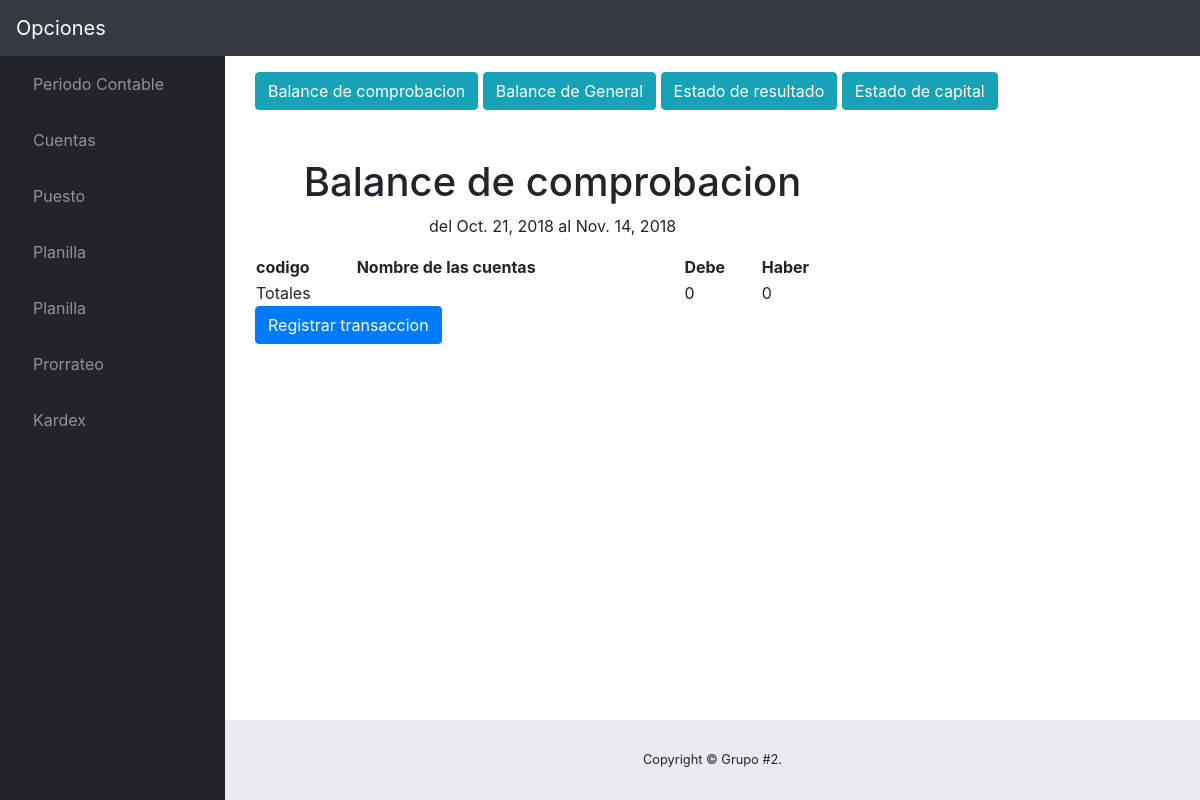
The page /2/estados/ on the database as committed earlier.
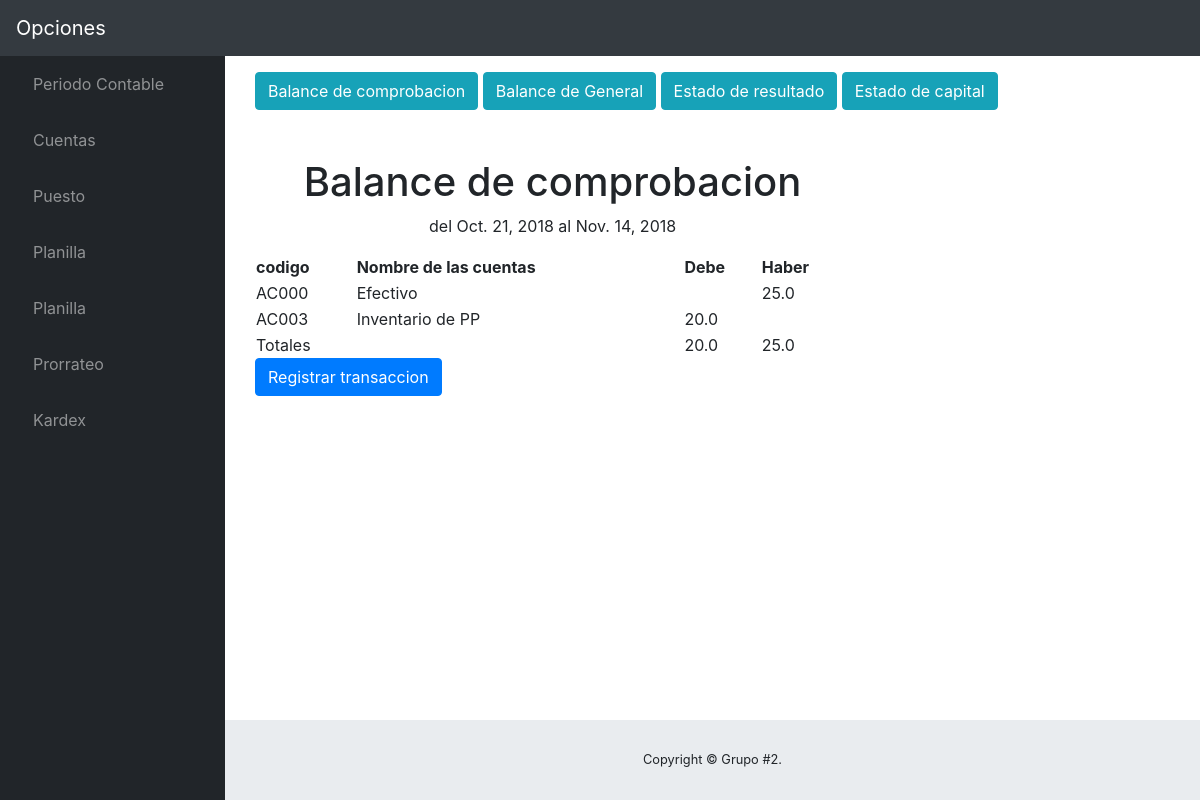
The same page on the database as committed later.
### contable/models.py (models this page shows, shortened)
class LibroMayor(models.Model):
	cuenta = models.CharField(max_length=100)
	codCuenta=models.CharField(max_length=10)
	saldoDeudor = models.FloatField()
	saldoAcreedor = models.FloatField()
	estado = models.BooleanField(default=True)
	periodo = models.ForeignKey(PeriodoContable, on_delete=models.CASCADE)
	saldo =models.FloatField(default=0.00)
	class Meta:
		verbose_name='LibroMayor'
		verbose_name_plural='LibroMayor'

### contable/views.py (the view)
# urls.py: url(r'^(?P<periodo_id>[0-9]+)/estados/$',estados, name='estados'),#Mostrar los estados financieros
def estados (request,periodo_id):
	template=loader.get_template('Main/estados.html')
	periodo= get_object_or_404(PeriodoContable,pk=periodo_id)
	cuentasT = LibroMayor.objects.filter(periodo=periodo)
	debe =0
	haber =0
	for t in periodo.libromayor_set.all() :
		t.saldo=t.saldoDeudor - t.saldoAcreedor
		if t.saldo < 0 :
			t.saldo = t.saldo*(-1)
			haber += t.saldo
		else :
			debe +=t.saldo
		t.save()
	iniciarCuenta('UT')
	util =0
	libR = LibroMayor.objects.filter(periodo=periodo,codCuenta__contains ='R')
	for t in libR :
		util += t.saldoAcreedor-t.saldoDeudor
	activoC = LibroMayor.objects.filter(periodo=periodo,codCuenta__contains='AC')
	activoF = LibroMayor.objects.filter(periodo=periodo,codCuenta__contains='AF')
	activoD = LibroMayor.objects.filter(periodo=periodo,codCuenta__contains='AD')
	activoK = LibroMayor.objects.filter(periodo=periodo,codCuenta__contains='AK')
	pasivoC = LibroMayor.objects.filter(periodo=periodo,codCuenta__contains='PC')
	pasivoF = LibroMayor.objects.filter(periodo=periodo,codCuenta__contains='PF')
	pasivoD = LibroMayor.objects.filter(periodo=periodo,codCuenta__contains='PD')
	mensajeBC='No cuadra'
	if debe==haber:
		mensajeBC='Felicidades balance de comprobacion cuadra exitosamente'
	capitalS = LibroMayor.objects.filter(periodo=periodo,codCuenta__contains='CS')
	totalCapiS =0
	for t in capitalS :
		totalCapiS += t.saldoAcreedor-t.saldoDeudor
	capitalI = LibroMayor.objects.filter(periodo=periodo,codCuenta__contains='CI')
	totalCapiI =0
	for t in capitalI :
		totalCapiI += t.saldoAcreedor-t.saldoDeudor
	capitalD = LibroMayor.objects.filter(periodo=periodo,codCuenta__contains='CD')
	totalCapiD =0
	for t in capitalD :
		totalCapiD += t.saldoAcreedor-t.saldoDeudor
	capital = LibroMayor.objects.filter(periodo=periodo,codCuenta__contains='C0000')
	totalCapi=util+totalCapiS+totalCapiI+totalCapiD
	AC = LibroMayor.objects.filter(periodo=periodo,codCuenta__contains ='AC')
	AC1=0
	for t in AC :
		AC1 += t.saldoDeudor-t.saldoAcreedor
	AF = LibroMayor.objects.filter(periodo=periodo,codCuenta__contains ='AF')
	AF1=0
	for t in AF :
		AF1 += t.saldoDeudor-t.saldoAcreedor
	AD = LibroMayor.objects.filter(periodo=periodo,codCuenta__contains ='AD')
	AD1=0
	for t in AD :
		AD1 += t.saldoDeudor-t.saldoAcreedor
	AK = LibroMayor.objects.filter(periodo=periodo,codCuenta__contains ='AK')
	AK1=0
	for t in AK :
		AK1 += t.saldoDeudor-t.saldoAcreedor
	P = LibroMayor.objects.filter(periodo=periodo,codCuenta__contains ='P')
	P1=0
	for t in P :
		P1 += t.saldoAcreedor-t.saldoDeudor
	capitalTotal=-AC1-AF1-AK1-AD1+P1+totalCapi
	context ={
		'util':util,
		'periodo':periodo,
		'libR':libR,
		'cuenta':cuentasT,
		'debe':debe,
		'haber':haber,
		'mensaje':mensajeBC,
		'activoC':activoC,
		'activoF':activoF,
		'activoD':activoD,
		'activoK':activoK,
		'pasivoC':pasivoC,
		'pasivoF':pasivoF,
		'pasivoD':pasivoD,
		'capitalS':capitalS,
		'capitalI':capitalI,
		'capitalD':capitalD,
		'capital':capital,
		'totalCapi':totalCapi,
		'capitalTotal':capitalTotal,
	}
	return HttpResponse(template.render(context,request ))

### contable/inicializar.py (called while the page is built)
def iniciarCuenta(codigo):
	cuentas = Cuenta.objects.filter(codigo_cuenta__contains=codigo)
	pe = PeriodoContable.objects.all()
	p=len(pe)
	for cuenta in cuentas :
		try:
			libro = LibroMayor.objects.get(cuenta=cuenta.nom_cuenta)
		except (KeyError, LibroMayor.DoesNotExist):
			libro1 = LibroMayor()
			concepto = 'inicio'
			periodo = PeriodoContable.objects.get(id=p)
			libro1.periodo=periodo
			libro1.cuenta=cuenta.nom_cuenta
			libro1.codCuenta=cuenta.codigo_cuenta
			libro1.saldoDeudor=0
			libro1.saldoAcreedor=0
			libro1.estado=True
			libro1.save()
			diario =Diario()
			diario.mayor= libro1
			diario.codCuenta = cuenta.codigo_cuenta
			diario.descripcion='inicializacion'
			diario.fecha=date.today()
			diario.concepto=concepto
			diario.haber=0
			diario.debe=0
			libro1.saldoAcreedor = 0
			libro1.save()
			diario.save()

### contable/templates/Main/estados.html (shortened to what this page needs)
{% extends "Base/base.html" %}
{% block Contenido %}
<section class="container">
	<div class="row">
		<div class="col-sm-12">
			<button class="btn btn-info" id="btn1" onclick="mostrar('bc')">Balance de comprobacion</button>
			<button class="btn btn-info" id="btn2" onclick="mostrar('bg')">Balance de General</button>
			<button class="btn btn-info" id="btn3" onclick="mostrar('er')">Estado de resultado</button>
			<button class="btn btn-info" id="btn4" onclick="mostrar('ec')">Estado de capital</button>
		</div>
	</div><br><br>
<div class="tabla-0 row" style="width:90%;" id="bc">
	<div class="col-sm-12">
		<table class="tabla-1" style="width:75%;">
			<thead class="titulo-0 text-center"><h1 class="col-sm-9 text-center">Balance de comprobacion</h1>
				<p class="col-sm-9 text-center">del {{periodo.fecha_inicio}} al {{periodo.fecha_final}}</p>
			</thead>
			<tr id="BC">
				<th id="BC" >codigo</th>
				<th id="BC">Nombre de las cuentas</th>
				<th id="BC">Debe</th>
				<th id="BC">Haber</th>
			</tr>
			{% for libro in periodo.libromayor_set.all %}
			{% if libro.cuenta == "Utilidad Neta" %}
			{% else %}
			<tr>
				<td id="BC"> {{libro.codCuenta}} </td>
				<td id="BC"> {{libro.cuenta}} </td>
				{% if libro.saldoDeudor > libro.saldoAcreedor %}
					<td id="BC"> {{libro.saldo}} </td>
					<td id="BC"></td>
				{% else %}
					<td id="BC"></td>
					<td id="BC"> {{libro.saldo}} </td>
				{% endif %}
			</tr>
			{% endif %}
			{% endfor %}
			<tr>
				<td colspan="2">Totales</td>
				<td> {{debe}} </td>
				<td> {{haber}} </td>
			</tr>
		</table>
	</div>
</div>
<a href="{% url 'contable:reg_transaccion' periodo.id %}" class="btn btn-primary">Registrar transaccion</a>
</section>
{% endblock Contenido %}

Rows that differ between the two databases and show on the page:
added LibroMayor: codCuenta "AC000", cuenta "Efectivo", saldo "25.0"
added LibroMayor: codCuenta "AC003", cuenta "Inventario de PP", saldo "20.0"
Other text that changed with them:
{{ debe }}: "0" → "20.0"
{{ haber }}: "0" → "25.0"
